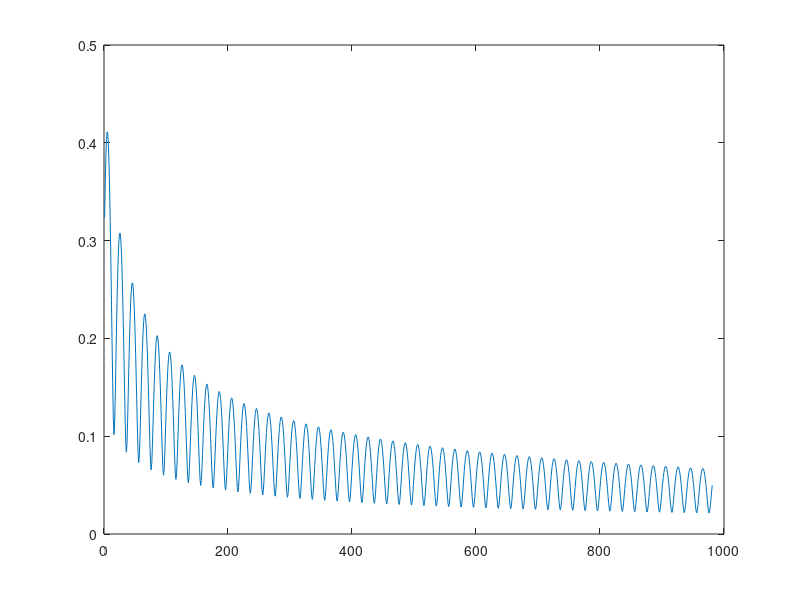

The MATLAB script that drew this image:

theta=pi/2;
RMS_AS=deg2rad(360);
k=1:0.05:50;

d=k(1)*pi;
cont=1;
S=[];
for d=k*pi
Num_Points=1000;

t=linspace(-pi,pi,Num_Points);
dt=mean(diff(t));
P_theta=exp(-abs(sqrt(2)*t/RMS_AS));
P_theta=P_theta/sum(P_theta*dt);

S(cont)=sum(exp(1i*d*sin(theta-t)).*P_theta*dt);
cont=cont+1;
end
plot(abs(S))